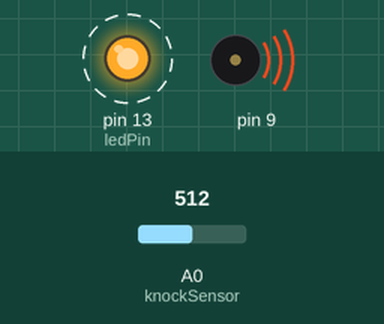
Recording of a sketch running on a simulated Arduino Uno, built with avr-gcc and run on an emulated ATmega328P. Parts: output pins drawn as LEDs (lit = HIGH), buzzer (waves = sounding). Dashed ring = blinking. The inputs (shaded band) are chosen by the test bench; at power-on: A0 (knockSensor) = 512.

Above: at 1.4 s.
1.5 s: A0 (knockSensor) set to 109
4.7 s: A0 (knockSensor) set to 91
At 5.4 s:
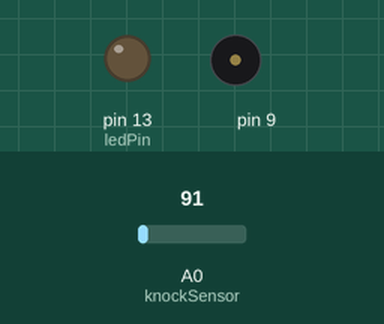
6.2 s: A0 (knockSensor) set to 110
At 7.1 s:
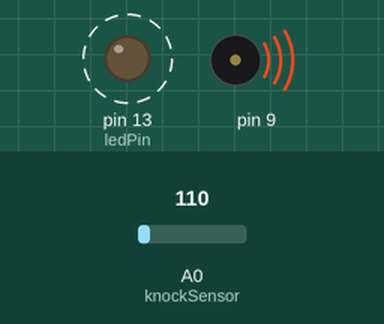
9.4 s: A0 (knockSensor) set to 90
At 10.5 s:
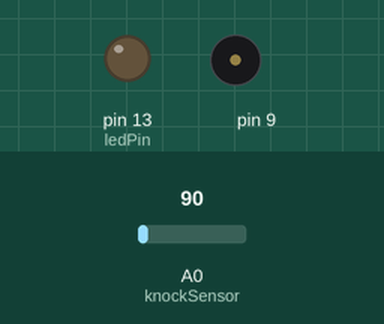
Timing chart, 0 to 12.2 s (numbered marks = the images above; inputs shaded):
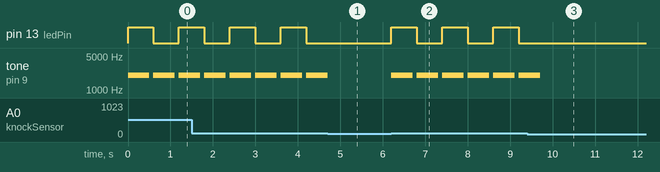

Measured:
- the behaviour switches between 100 and 99 on A0 (knockSensor) (found by bisection; images 0 and 1)
- after the input at 4.7 s, pin 13 (ledPin): stays LOW (without the input it goes to HIGH after 0.10 s); tone on pin 9: goes on until 4.7 s, then stays silent
- after the input at 6.2 s, pin 13 (ledPin): alternates HIGH for 0.60 s and LOW for 0.60 s, starting at once; tone on pin 9: alternates 2000 Hz for 0.50 s and silent for 0.10 s, starting at once
- after the input at 9.4 s, pin 13 (ledPin): stops changing and stays LOW; tone on pin 9: goes on until 9.7 s, then stays silent
- by itself, pin 13 (ledPin): alternates HIGH for 0.60 s and LOW for 0.60 s
- by itself, tone on pin 9: alternates 2000 Hz for 0.50 s and silent for 0.10 s

The sketch:

src.ino
```cpp
/*
 * ICST-Button - a buttot that decteds ice axe hits in ice climbing competition

  This sketch reads a piezo element to detect a hig by ice axe and it respons with sound
  and it controls relay to give timing events into the timing system in ice climbing competition.

  The circuit:

  Detecting the ice axe
  - positive connection of the piezo attached to analog in 0
  - negative connection of the piezo attached to ground
  - 1 megohm resistor attached from analog in 0 to ground

  Play sound with PWM via toneAC
    - spekaer connected to the 9 and 10 pins
    - 1M resistor to protect the gates of arduino

  Controlling the releay

*/

#include <toneAC.h>

// these constants won't change:
const int ledPin = 13;      // LED connected to digital pin 13
const int knockSensor = A0; // the piezo is connected to analog pin 0
const int threshold = 100;  // threshold value to decide when the detected sound is a knock or not


// these variables will change:
int sensorReading = 0;      // variable to store the value read from the sensor pin
int ledState = LOW;         // variable used to store the last LED status, to toggle the light

int frequency = 2000;

void playSound() {
  toneAC(frequency);
  delay(500);
  toneAC(0);
}

void setup() {
  pinMode(ledPin, OUTPUT); // declare the ledPin as as OUTPUT
  Serial.begin(9600);       // use the serial port
}

void loop() {
  // read the sensor and store it in the variable sensorReading:
  sensorReading = analogRead(knockSensor);

  // if the sensor reading is greater than the threshold:
  if (sensorReading >= threshold) {
    // toggle the status of the ledPin:
    ledState = !ledState;
    // update the LED pin itself:
    digitalWrite(ledPin, ledState);
    playSound();
  }
  delay(100);  // delay to avoid overloading the serial port buffer
}
```
